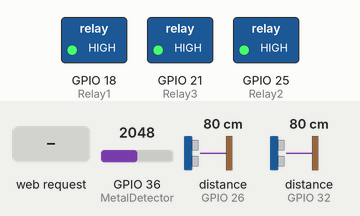
This sketch was run on a simulated ESP32. On the bench: switched loads named in the sketch (green lamp = pin HIGH). Wiring (inferred from the names in the program): 2 × ultrasonic range finder: trigger GPIO 27, echo GPIO 26 / trigger GPIO 33, echo GPIO 32. The test bench sets the inputs (shaded band); at power-on: distance to the obstacle (sensors on GPIO 32, GPIO 26) 80 cm, GPIO 36 (MetalDetector) = 2048. The echo pulse lasts 58.3 µs per cm; pins used as bus, display or sensor lines are not drawn; what the sketch prints to the serial monitor is not drawn.

Above: at 1.3 s.
1.4 s: HTTP request GET /Lefton received
At 2.3 s:
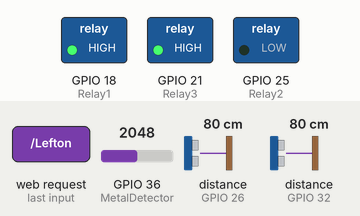
2.9 s: distance to the obstacle (sensor on GPIO 32) set to 18 cm
4.4 s: distance to the obstacle (sensor on GPIO 32) set to 14 cm
At 5.6 s:
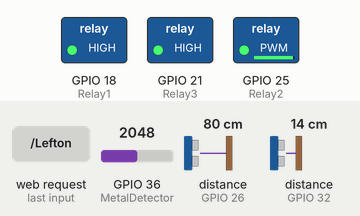
5.9 s: HTTP request GET /Righton received
At 7.1 s:
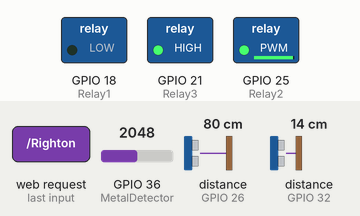
7.4 s: distance to the obstacle (sensor on GPIO 26) set to 250 cm
At 8.6 s:
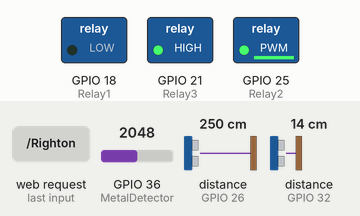
8.9 s: HTTP request GET / received
At 9.7 s:
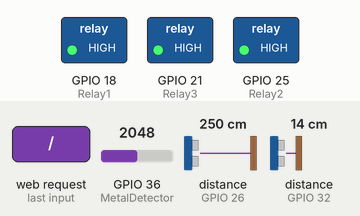
Timing chart, 0 to 11.4 s (numbered marks = the images above; inputs shaded):
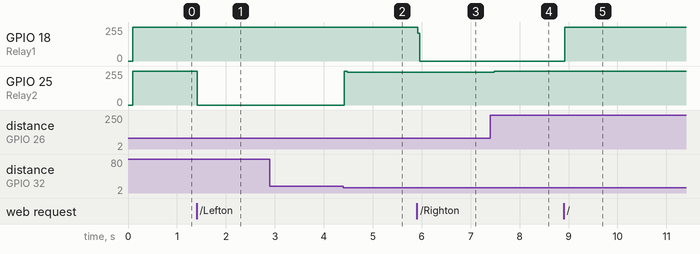

Measured:
- the behaviour switches between 16 and 15 cm on distance to the obstacle (sensor on GPIO 32) (found by bisection; images 1 and 2)
- after the input at 1.4 s, GPIO 25 (Relay2): 255/255 → 0/255 at once
- after the input at 4.4 s, GPIO 25 (Relay2): 0/255 → 255/255 at once, → 247/255 0.06 s later
- after the input at 5.9 s, GPIO 18 (Relay1): 255/255 → 0/255 at once
- after the input at 7.4 s, GPIO 25 (Relay2): 247/255 → 253/255 after 0.08 s
- after the input at 8.9 s, GPIO 18 (Relay1): 0/255 → 255/255 at once; GPIO 25 (Relay2): 253/255 → 255/255 after 0.06 s

The sketch:

Bomb_detection.ino
```cpp
// #include <ESP8266WiFi.h>
// #include <WiFiClient.h>

// #include <ESP8266WebServer.h>
#include <WiFi.h>  ///// webserver with ajax
#include <WiFiClient.h>
#include <WebServer.h>

/* Put your SSID & Password */
const char* ssid = "LANDMINE DETECTION";  // Enter SSID here
const char* password = "12345678";  //Enter Password here

/* Put IP Address details */
IPAddress local_ip(192,168,43,1);
IPAddress gateway(192,168,43,1);
IPAddress subnet(255,255,255,0);

// ESP8266WebServer server(80);

WebServer server (80);
#define  trigPinleft   33
#define  echoPinleft   32

#define  trigPinright  27
#define  echoPinright  26


#define  MetalDetector 36

#define  Relay1         18             //Left
#define  Relay2         25            //Right
#define  Relay3         21           //Pump


bool Leftstatus = LOW;
bool Rightstatus = LOW;
bool Straightstatus = LOW;
long durationleft, distanceleft,durationright, distanceright;

int metalval;

void setup() {

Serial.begin(115200);

  WiFi.mode(WIFI_AP);
  WiFi.softAPConfig(local_ip, gateway, subnet);
  WiFi.softAP(ssid, password);
  Serial.println(WiFi.softAPIP());
  delay(100);


  server.on("/", handle_OnConnect);

  server.on("/Lefton", handle_Lefton);
  server.on("/Leftoff", handle_Leftoff);

  server.on("/Righton", handle_Righton);
  server.on("/Rightoff", handle_Rightoff);

  server.on("/Straighton", handle_Straighton);
  server.on("/Straightoff", handle_Straightoff);

  server.begin();
  Serial.println("HTTP server started");

pinMode(trigPinleft, OUTPUT);
pinMode(echoPinleft, INPUT);

pinMode(trigPinright, OUTPUT);
pinMode(echoPinright, INPUT);
pinMode(MetalDetector, INPUT);
pinMode(Relay1, OUTPUT);
pinMode(Relay2, OUTPUT);
pinMode(Relay3, OUTPUT);
digitalWrite(Relay3, HIGH);
digitalWrite(Relay1, HIGH);
digitalWrite(Relay2, HIGH);
}


void loop() {
server.handleClient();

metalval = analogRead(MetalDetector);

digitalWrite(trigPinleft,HIGH);

delayMicroseconds(1000);

digitalWrite(trigPinleft, LOW);


durationleft=pulseIn(echoPinleft, HIGH);

distanceleft =(durationleft/2)/29.1;


digitalWrite(trigPinright,HIGH);

delayMicroseconds(1000);

digitalWrite(trigPinright, LOW);


durationright=pulseIn(echoPinright, HIGH);

distanceright =(durationright/2)/29.1;
Serial.println(distanceright);


if(Straightstatus)
{
  digitalWrite(Relay1, LOW);
  digitalWrite(Relay2, LOW);

  Serial.println(" Robo moves Staright ");
}
else
{
  digitalWrite(Relay1, HIGH);
  digitalWrite(Relay2, HIGH);
}


if( Leftstatus || distanceright  >= 10 && distanceright <=15 )
{
  digitalWrite(Relay1, HIGH);
  // pinMode(Relay1,OUTPUT);
  Serial.println("Left ");
}
// else
// {
//   digitalWrite(Relay1, HIGH);
// }

if ( Rightstatus || distanceleft  >= 10 && distanceleft <=15  )
{
  digitalWrite(Relay2, HIGH);
  Serial.println("Right  On");
}
// else
// {
//   digitalWrite(Relay2, HIGH);
// }
// if(metalval > 5)
// {
//   digitalWrite(Relay1, HIGH);
//   digitalWrite(Relay2, HIGH);
//   digitalWrite(Relay3, LOW);
//   delay(1000);
//   digitalWrite(Relay3, HIGH);
//   Serial.println("PUMP Motor on");
// }

}

void handle_OnConnect() {

  Leftstatus = LOW;
  Rightstatus = LOW;
  Straightstatus = LOW;


  Serial.println("GPIO7 Status: OFF | GPIO6 Status: OFF");
  server.send(200, "text/html", SendHTML(Leftstatus, Rightstatus, Straightstatus ));
}

void handle_Lefton() {
  Leftstatus = HIGH;
  Rightstatus = LOW;
  Straightstatus = HIGH;

  Serial.println("GPIO7 Status: ON");
  server.send(200, "text/html", SendHTML(Leftstatus, Rightstatus, Straightstatus));
}

void handle_Leftoff() {

  Leftstatus = LOW;
  Rightstatus = LOW;
  Straightstatus = LOW;

  Serial.println("GPIO7 Status: OFF");
  server.send(200, "text/html", SendHTML(Leftstatus, Rightstatus, Straightstatus ));

}

void handle_Righton() {
  Leftstatus = LOW;
  Rightstatus = HIGH;
  Straightstatus = HIGH;

  Serial.println("GPIO7 Status: ON");
  server.send(200, "text/html", SendHTML(Leftstatus, Rightstatus, Straightstatus ));
}

void handle_Rightoff() {

  Leftstatus = LOW;
  Rightstatus = LOW;
  Straightstatus = LOW;

  Serial.println("GPIO7 Status: OFF");
  server.send(200, "text/html", SendHTML(Leftstatus, Rightstatus, Straightstatus));

}

void handle_Straighton() {
  Leftstatus = LOW;
  Rightstatus = LOW;
  Straightstatus = HIGH;

  Serial.println("GPIO7 Status: ON");
  server.send(200, "text/html", SendHTML(Leftstatus, Rightstatus, Straightstatus));
}

void handle_Straightoff() {

  Leftstatus = LOW;
  Rightstatus = LOW;
  Straightstatus = LOW;

  Serial.println("GPIO7 Status: OFF");
  server.send(200, "text/html", SendHTML(Leftstatus, Rightstatus, Straightstatus));

}


String SendHTML(uint8_t Leftstat,uint8_t Rightstat, uint8_t Straight){
  String ptr = "<!DOCTYPE html> <html>\n";
  ptr +="<head><meta name=\"viewport\" content=\"width=device-width, initial-scale=1.0, user-scalable=no\">\n";
  ptr +="<title>LED Control</title>\n";
  ptr +="<style>html { font-family: Helvetica; display: inline-block; margin: 0px auto; text-align: center;}\n";
  ptr +="body{margin-top: 50px;} h1 {color: #444444;margin: 50px auto 30px;} h3 {color: #444444;margin-bottom: 50px;}\n";
  ptr +=".button {display: block;width: 80px;background-color: #1abc9c;border: none;color: white;padding: 13px 30px;text-decoration: none;font-size: 25px;margin: 0px auto 35px;cursor: pointer;border-radius: 4px;}\n";
  ptr +=".button-on {background-color: #1abc9c;}\n";
  ptr +=".button-on:active {background-color: #16a085;}\n";
  ptr +=".button-off {background-color: #34495e;}\n";
  ptr +=".button-off:active {background-color: #2c3e50;}\n";
  ptr +="p {font-size: 14px;color: #888;margin-bottom: 10px;}\n";
  ptr +="</style>\n";
  ptr +="</head>\n";
  ptr +="<body>\n";
  ptr +="<h1> ROBO </h1>\n";
  ptr +="<h3>Using Access Point(AP) Mode</h3>\n";

   if(Leftstat)
  {ptr +="<p>LEFT: ON</p><a class=\"button button-off\" href=\"/Leftoff\">OFF</a>\n";}
  else
  {ptr +="<p>LEFT: OFF</p><a class=\"button button-on\" href=\"/Lefton\">ON</a>\n";}

  if(Rightstat)
  {ptr +="<p>RIGHT: ON</p><a class=\"button button-off\" href=\"/Rightoff\">OFF</a>\n";}
  else
  {ptr +="<p>RIGHT: OFF</p><a class=\"button button-on\" href=\"/Righton\">ON</a>\n";}

   if(Straight)
  {ptr +="<p>STRIGHT: ON</p><a class=\"button button-off\" href=\"/Straightoff\">OFF</a>\n";}
  else
  {ptr +="<p>STRIGHT: OFF</p><a class=\"button button-on\" href=\"/Straighton\">ON</a>\n";}


  ptr +="</body>\n";
  ptr +="</html>\n";
  return ptr;
}
```
